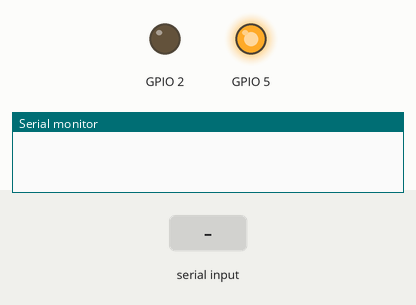
This sketch was run on a simulated ESP8266 (NodeMCU). Shown: output pins drawn as LEDs (lit = HIGH), the last lines printed to the serial monitor. Dashed ring = blinking. Inputs (shaded band) come from the test bench. WiFi joins after 1.5 s; servers stay silent unless stated; no MQTT or app messages arrive unless stated.

Above: at 0.1 s.
At 2.7 s:
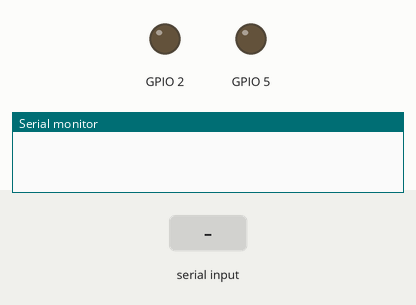
2.8 s: "!TEMP:#" received over Serial
At 4.6 s:
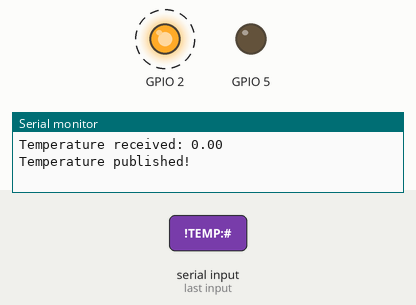
Timing chart, 0 to 11.8 s (numbered marks = the images above; inputs shaded):
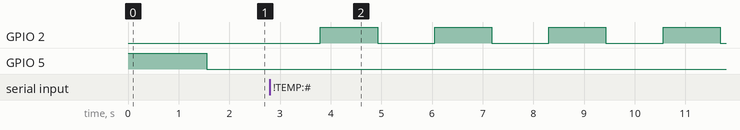

The sketch:

esp_wifi.ino
```cpp
#include <ESP8266WiFi.h>
#include "Adafruit_MQTT.h"
#include "Adafruit_MQTT_Client.h"

//Wifi name
#define WLAN_SSID ""
//Wifi password
#define WLAN_PASS ""

//setup Adafruit
#define AIO_SERVER "io.adafruit.com"
#define AIO_SERVERPORT 1883
//fill your username
#define AIO_USERNAME ""
//fill your key
#define AIO_KEY ""

//setup MQTT
WiFiClient client;
Adafruit_MQTT_Client mqtt(&client, AIO_SERVER, AIO_SERVERPORT, AIO_USERNAME, AIO_KEY);

//setup publish
Adafruit_MQTT_Publish temperature_pub = Adafruit_MQTT_Publish(&mqtt, AIO_USERNAME "/feeds/cambien1");

//setup subcribe
Adafruit_MQTT_Subscribe temperature_sub = Adafruit_MQTT_Subscribe(&mqtt, AIO_USERNAME "/feeds/cambien1", MQTT_QOS_1);

int led_counter = 0;
int led_status = HIGH;

void setup() {
  // put your setup code here, to run once:
  //set pin 2,5 as OUTPUT
  pinMode(2, OUTPUT);
  pinMode(5, OUTPUT);
  //set busy pin HIGH
  digitalWrite(5, HIGH);

  Serial.begin(115200);

  //connect Wifi
  WiFi.begin(WLAN_SSID, WLAN_PASS);
  while (WiFi.status() != WL_CONNECTED) {
    delay(500);
  }

  //subscribe temperature feed
  mqtt.subscribe(&temperature_sub);

  //connect MQTT
  while (mqtt.connect() != 0) {
    mqtt.disconnect();
    delay(500);
  }

  //finish setup, set busy pin LOW
  digitalWrite(5, LOW);
}

void loop() {
  // put your main code here, to run repeatedly:

  //receive packet
  mqtt.processPackets(1);

  //read serial
  if (Serial.available() > 0) {
    String msg = Serial.readStringUntil('#');  // Read until '#' delimiter

    if (msg.startsWith("!TEMP:")) {
      msg.remove(0, 6);              // Remove "!TEMP:"
      msg.remove(msg.length() - 1);  // Remove "#"

      float temperature = msg.toFloat();

      if (!isnan(temperature)) {  // Check for valid conversion
        Serial.print("Temperature received: ");
        Serial.println(temperature);

        if (!temperature_pub.publish(temperature)) {
          Serial.println(F("Failed to publish temperature"));
        } else {
          Serial.println(F("Temperature published!"));
        }
      } else {
        Serial.println("Invalid temperature value received.");
      }
    }
  }

  led_counter++;
  if (led_counter == 100) {
    // every 1s
    led_counter = 0;
    //toggle LED
    if (led_status == HIGH) led_status = LOW;
    else led_status = HIGH;

    digitalWrite(2, led_status);
  }

  delay(10);
}
```

Measured:
- by itself, GPIO 2: alternates HIGH for 1.1 s and LOW for 1.1 s
